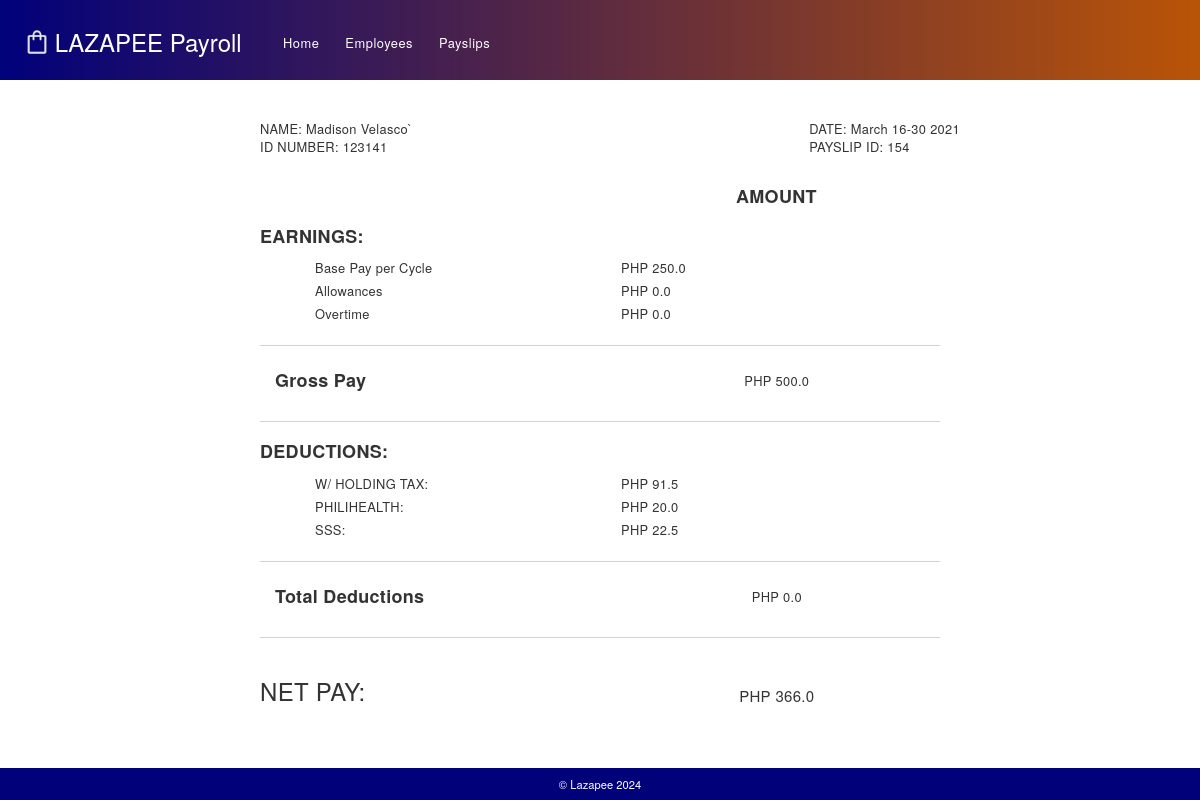
Screenshot of /view_receipt/154 with the database file from the repository.
### Lazapee/models.py (models this page shows, shortened)
class Employee (models.Model):
    name = models.CharField(max_length=100)
    id_number = models.CharField(max_length=10)
    rate = models.FloatField(max_length=300)
    overtime_pay = models.FloatField(default='0', null=True)
    allowance = models.FloatField(default='0', null=True)
    objects = models.Manager()
    ot_hrs = models.FloatField(default='0', null=True)
    def getName(self):
        return self.name
    def getID (self):
        return self.id_number

class Payslip (models.Model):
    id_number = models.ForeignKey(Employee, on_delete=models.CASCADE)
    month = models.CharField(max_length=10)
    date_range = models.CharField(max_length=2)
    year = models.CharField(max_length=4, blank=False)
    pay_cycle = models.IntegerField(default='0')
    rate = models.FloatField(default='0')
    earnings_allowance = models.FloatField(default='0')
    deduction_tax = models.FloatField(default='0')
    deduction_health = models.FloatField(default='0')
    pag_ibig = models.FloatField(default='0')
    sss = models.FloatField(default='0')
    overtime = models.FloatField(default='0')
    total_pay = models.FloatField(default='0')
    gross_pay = models.FloatField(default='0')
    total_deduction = models.FloatField(default='0')
    def getMonth(self):
        return self.month
    def getDate_range(self):
        return self.date_range
    def getYear(self):
        return self.year
    def getRate(self):
        return self.rate
    def getCycleRate(self):
        return (self.getRate()/2)
    def getEarnings_allowance(self):
        return self.earnings_allowance
    def getDeductions_tax(self):
        return self.deduction_tax
    def getDeductions_health(self):
        return self.deduction_health
    def getSSS(self):
        return self.sss
    def getOvertime(self):
        return self.overtime
    def getTotal_pay(self):
        return self.total_pay
    def getGross(self):
        return self.gross_pay
    def getTotalDeduction(self):
        return self.total_deduction

### Lazapee/views.py (the view)
# urls.py: path('view_receipt/<int:pk>', views.view_Receipt, name='view_receipt'),
def view_Receipt(request, pk):
    p = Payslip.objects.get(pk=pk)
    e = Employee.objects.get(id_number=p.id_number.getID())
    return render(request, 'Lazapee/Payslips_ReceiptHTML.html', {'p':p, 'e':e})

### Lazapee/templates/Lazapee/Payslips_ReceiptHTML.html (shortened to what this page needs)
{% extends 'Lazapee/baseHTML.html' %}
{% load static %}
{% block content %}
  <link rel="stylesheet" href="/static/Payslips_ReceiptCSS.css">
    <div id="receipt">
      <div id="receipt_heading">
        <div id="receipt_profile">
          <div>NAME: {{ e.getName }} </div>
          <div>ID NUMBER:
            <span id="id_number">
              {{ e.getID }}
            </span>
          </div>
        </div>
        <div id="receipt_detail">
          <div> DATE: {{ p.getMonth }} {{ p.getDate_range }} {{ p.getYear }}</div>
          <div> PAYSLIP ID: {{ p.pk }}</div>
        </div>
      </div>
      <div id="receipt_amount_header"> <h4> AMOUNT </h4></div>
        <div class="receipt_sections">
          <h4> EARNINGS: </h4>
          <div class="receipt_computations">
            <ul class="computation_first">
              <li> Base Pay per Cycle</li>
              <li> Allowances</li>
              <li> Overtime</li>
            </ul>
            <ul class="computation_two">
              <li> PHP {{ p.getCycleRate }}</li>
              <li> PHP {{ p.getEarnings_allowance }} </li>
              <li> PHP {{ p.getOvertime }}</li>
            </ul>
          </div>
          <div class="receipt_totals">
            <h4> Gross Pay</h4>
            <span> PHP {{ p.getGross }} </span>
          </div>
        </div>
        <div class="receipt_sections">
          <h4> DEDUCTIONS: </h4>
          <div class="receipt_computations">
            {% if p.pay_cycle == 2 %}
                <ul class="computation_first">
                  <li> W/ HOLDING TAX: </li>
                  <li> PHILIHEALTH: </li>
                  <li> SSS: </li>
                </ul>
                <ul class="computation_two">
                  <li> PHP {{ p.getDeductions_tax }} </li>
                  <li> PHP {{ p.getDeductions_health }} </li>
                  <li> PHP {{ p.getSSS }}</li>
                </ul>
            {% endif %}
          </div>
          <div class="receipt_totals">
            <h4> Total Deductions</h4>
            <span> PHP {{ p.getTotalDeduction }} </span>
          </div>
        </div>
        <div id="receipt_netpay">
          <h3> NET PAY: </h3>
          <span> PHP {{ p.getTotal_pay }} </span>
        </div>
      </div>
    </div>
{% endblock %}

### static/Payslips_ReceiptCSS.css (style rules this page uses)
#receipt { width: 700px; font-size: .92em; margin: 30px; padding: 10px; cursor: pointer; letter-spacing: 0.3px; }
#receipt_heading { display: flex; justify-content: space-between; width: 700px; }
#receipt_amount_header { width: 100%; text-indent: 70%; margin-top: 30px; margin-bottom: 20px; }
#receipt_amount_header h4 { font-weight: bold; }
.receipt_sections { margin-top: 20px; margin-bottom: 20px; border-bottom: solid 0.5px lightgrey; }
.receipt_sections h4 { font-weight: bold; }
.receipt_computations { display: flex; width: 100%; align-items: center; margin-top: 10px; margin-bottom: 10px; }
.computation_first { width: 45%; list-style: none; line-height: 23px; margin-left: 15px; text-align: left; }
.computation_two { list-style: none; line-height: 23px; width: 40%; text-align: left; }
.receipt_totals { width: 100%; padding-top: 15px; padding-bottom: 15px; display:flex; justify-content: space-between; border-top: solid 0.5px lightgrey; margin-top: 5px; margin-bottom: 5px; }
.receipt_totals h4 { margin-left: 15px; font-weight: bold; }
.receipt_totals > span { width: 25%; text-align: center; margin-right: 11.5%; display: flex; align-items: center; justify-content: center; }
#receipt_netpay { display: flex; justify-content: space-between; }
#receipt_netpay > span { display: flex; align-items: center; width: 25%; justify-content: center; margin-right: 11.5%; margin-top: 3%; font-size: 15px; }

### rows the page displays
Employee: getName "Madison Velasco`", getID "123141"
Payslip: getMonth "March", getDate_range "16-30", getYear "2021", pk "154", getCycleRate "250.0", getEarnings_allowance "0.0", getOvertime "0.0", getGross "500.0", getDeductions_tax "91.5", getDeductions_health "20.0", getSSS "22.5", getTotalDeduction "0.0", getTotal_pay "366.0"
